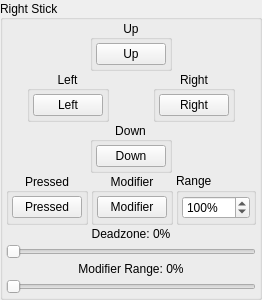
            <widget class="QGroupBox" name="RStick">
             <property name="sizePolicy">
              <sizepolicy hsizetype="Fixed" vsizetype="Fixed">
               <horstretch>0</horstretch>
               <verstretch>0</verstretch>
              </sizepolicy>
             </property>
             <property name="title">
              <string>Right Stick</string>
             </property>
             <property name="alignment">
              <set>Qt::AlignLeading|Qt::AlignLeft|Qt::AlignVCenter</set>
             </property>
             <property name="flat">
              <bool>false</bool>
             </property>
             <property name="checkable">
              <bool>false</bool>
             </property>
             <layout class="QVBoxLayout" name="verticalLayout_2">
              <property name="spacing">
               <number>0</number>
              </property>
              <property name="leftMargin">
               <number>3</number>
              </property>
              <property name="topMargin">
               <number>0</number>
              </property>
              <property name="rightMargin">
               <number>3</number>
              </property>
              <property name="bottomMargin">
               <number>0</number>
              </property>
              <item>
               <widget class="QWidget" name="buttonRStickUpWidget" native="true">
                <property name="minimumSize">
                 <size>
                  <width>0</width>
                  <height>0</height>
                 </size>
                </property>
                <layout class="QHBoxLayout" name="horizontalLayout_9">
                 <property name="spacing">
                  <number>0</number>
                 </property>
                 <property name="leftMargin">
                  <number>0</number>
                 </property>
                 <property name="topMargin">
                  <number>0</number>
                 </property>
                 <property name="rightMargin">
                  <number>0</number>
                 </property>
                 <property name="bottomMargin">
                  <number>0</number>
                 </property>
                 <item>
                  <spacer name="horizontalSpacerRStickUpLeft">
                   <property name="orientation">
                    <enum>Qt::Horizontal</enum>
                   </property>
                   <property name="sizeHint" stdset="0">
                    <size>
                     <width>20</width>
                     <height>20</height>
                    </size>
                   </property>
                  </spacer>
                 </item>
                 <item alignment="Qt::AlignHCenter">
                  <widget class="QGroupBox" name="buttonRStickUpGroup">
                   <property name="title">
                    <string>Up</string>
                   </property>
                   <property name="alignment">
                    <set>Qt::AlignCenter</set>
                   </property>
                   <layout class="QVBoxLayout" name="buttonRStickUpVerticalLayout">
                    <property name="spacing">
                     <number>3</number>
                    </property>
                    <property name="leftMargin">
                     <number>3</number>
                    </property>
                    <property name="topMargin">
                     <number>3</number>
                    </property>
                    <property name="rightMargin">
                     <number>3</number>
                    </property>
                    <property name="bottomMargin">
                     <number>3</number>
                    </property>
                    <item>
                     <widget class="QPushButton" name="buttonRStickUp">
                      <property name="minimumSize">
                       <size>
                        <width>68</width>
                        <height>0</height>
                       </size>
                      </property>
                      <property name="maximumSize">
                       <size>
                        <width>68</width>
                        <height>16777215</height>
                       </size>
                      </property>
                      <property name="styleSheet">
                       <string notr="true">min-width: 68px;</string>
                      </property>
                      <property name="text">
                       <string>Up</string>
                      </property>
                     </widget>
                    </item>
                   </layout>
                  </widget>
                 </item>
                 <item>
                  <spacer name="horizontalSpacerRStickUpRight">
                   <property name="orientation">
                    <enum>Qt::Horizontal</enum>
                   </property>
                   <property name="sizeHint" stdset="0">
                    <size>
                     <width>20</width>
                     <height>20</height>
                    </size>
                   </property>
                  </spacer>
                 </item>
                </layout>
               </widget>
              </item>
              <item>
               <layout class="QHBoxLayout" name="buttonRStickLeftRightHorizontalLayout">
                <property name="spacing">
                 <number>3</number>
                </property>
                <item alignment="Qt::AlignHCenter">
                 <widget class="QGroupBox" name="buttonRStickLeftGroup">
                  <property name="title">
                   <string>Left</string>
                  </property>
                  <property name="alignment">
                   <set>Qt::AlignCenter</set>
                  </property>
                  <layout class="QVBoxLayout" name="buttonRStickLeftVerticalLayout">
                   <property name="spacing">
                    <number>3</number>
                   </property>
                   <property name="leftMargin">
                    <number>3</number>
                   </property>
                   <property name="topMargin">
                    <number>3</number>
                   </property>
                   <property name="rightMargin">
                    <number>3</number>
                   </property>
                   <property name="bottomMargin">
                    <number>3</number>
                   </property>
                   <item>
                    <widget class="QPushButton" name="buttonRStickLeft">
                     <property name="minimumSize">
                      <size>
                       <width>68</width>
                       <height>0</height>
                      </size>
                     </property>
                     <property name="maximumSize">
                      <size>
                       <width>68</width>
                       <height>16777215</height>
                      </size>
                     </property>
                     <property name="styleSheet">
                      <string notr="true">min-width: 68px;</string>
                     </property>
                     <property name="text">
                      <string>Left</string>
                     </property>
                    </widget>
                   </item>
                  </layout>
                 </widget>
                </item>
                <item alignment="Qt::AlignHCenter">
                 <widget class="QGroupBox" name="buttonRStickRightGroup">
                  <property name="title">
                   <string>Right</string>
                  </property>
                  <property name="alignment">
                   <set>Qt::AlignCenter</set>
                  </property>
                  <layout class="QVBoxLayout" name="buttonRStickRightVerticalLayout">
                   <property name="spacing">
                    <number>3</number>
                   </property>
                   <property name="leftMargin">
                    <number>3</number>
                   </property>
                   <property name="topMargin">
                    <number>3</number>
                   </property>
                   <property name="rightMargin">
                    <number>3</number>
                   </property>
                   <property name="bottomMargin">
                    <number>3</number>
                   </property>
                   <item>
                    <widget class="QPushButton" name="buttonRStickRight">
                     <property name="minimumSize">
                      <size>
                       <width>68</width>
                       <height>0</height>
                      </size>
                     </property>
                     <property name="maximumSize">
                      <size>
                       <width>68</width>
                       <height>16777215</height>
                      </size>
                     </property>
                     <property name="styleSheet">
                      <string notr="true">min-width: 68px;</string>
                     </property>
                     <property name="text">
                      <string>Right</string>
                     </property>
                    </widget>
                   </item>
                  </layout>
                 </widget>
                </item>
               </layout>
              </item>
              <item>
               <widget class="QWidget" name="buttonRStickDownWidget" native="true">
                <layout class="QHBoxLayout" name="horizontalLayout_11">
                 <property name="spacing">
                  <number>0</number>
                 </property>
                 <property name="leftMargin">
                  <number>0</number>
                 </property>
                 <property name="topMargin">
                  <number>0</number>
                 </property>
                 <property name="rightMargin">
                  <number>0</number>
                 </property>
                 <property name="bottomMargin">
                  <number>0</number>
                 </property>
                 <item>
                  <spacer name="horizontalSpacerRStickDownLeft">
                   <property name="orientation">
                    <enum>Qt::Horizontal</enum>
                   </property>
                   <property name="sizeHint" stdset="0">
                    <size>
                     <width>20</width>
                     <height>20</height>
                    </size>
                   </property>
                  </spacer>
                 </item>
                 <item>
                  <widget class="QGroupBox" name="buttonRStickDownGroup">
                   <property name="title">
                    <string>Down</string>
                   </property>
                   <property name="alignment">
                    <set>Qt::AlignCenter</set>
                   </property>
                   <layout class="QVBoxLayout" name="buttonRStickDownVerticalLayout">
                    <property name="spacing">
                     <number>3</number>
                    </property>
                    <property name="leftMargin">
                     <number>3</number>
                    </property>
                    <property name="topMargin">
                     <number>3</number>
                    </property>
                    <property name="rightMargin">
                     <number>3</number>
                    </property>
                    <property name="bottomMargin">
                     <number>3</number>
                    </property>
                    <item>
                     <widget class="QPushButton" name="buttonRStickDown">
                      <property name="minimumSize">
                       <size>
                        <width>68</width>
                        <height>0</height>
                       </size>
                      </property>
                      <property name="maximumSize">
                       <size>
                        <width>68</width>
                        <height>16777215</height>
                       </size>
                      </property>
                      <property name="styleSheet">
                       <string notr="true">min-width: 68px;</string>
                      </property>
                      <property name="text">
                       <string>Down</string>
                      </property>
                     </widget>
                    </item>
                   </layout>
                  </widget>
                 </item>
                 <item>
                  <spacer name="horizontalSpacerRStickDownRight">
                   <property name="orientation">
                    <enum>Qt::Horizontal</enum>
                   </property>
                   <property name="sizeHint" stdset="0">
                    <size>
                     <width>20</width>
                     <height>20</height>
                    </size>
                   </property>
                  </spacer>
                 </item>
                </layout>
               </widget>
              </item>
              <item>
               <layout class="QHBoxLayout" name="buttonRStickPressedModifierHorizontalLayout">
                <property name="spacing">
                 <number>3</number>
                </property>
                <item alignment="Qt::AlignHCenter">
                 <widget class="QGroupBox" name="groupRStickPressed">
                  <property name="title">
                   <string>Pressed</string>
                  </property>
                  <property name="alignment">
                   <set>Qt::AlignCenter</set>
                  </property>
                  <layout class="QVBoxLayout" name="buttonRStickPressedVerticalLayout">
                   <property name="spacing">
                    <number>3</number>
                   </property>
                   <property name="leftMargin">
                    <number>3</number>
                   </property>
                   <property name="topMargin">
                    <number>3</number>
                   </property>
                   <property name="rightMargin">
                    <number>3</number>
                   </property>
                   <property name="bottomMargin">
                    <number>3</number>
                   </property>
                   <item>
                    <widget class="QPushButton" name="buttonRStick">
                     <property name="minimumSize">
                      <size>
                       <width>68</width>
                       <height>0</height>
                      </size>
                     </property>
                     <property name="maximumSize">
                      <size>
                       <width>68</width>
                       <height>16777215</height>
                      </size>
                     </property>
                     <property name="styleSheet">
                      <string notr="true">min-width: 68px;</string>
                     </property>
                     <property name="text">
                      <string>Pressed</string>
                     </property>
                    </widget>
                   </item>
                  </layout>
                 </widget>
                </item>
                <item alignment="Qt::AlignHCenter">
                 <widget class="QGroupBox" name="buttonRStickModGroup">
                  <property name="title">
                   <string>Modifier</string>
                  </property>
                  <property name="alignment">
                   <set>Qt::AlignCenter</set>
                  </property>
                  <layout class="QVBoxLayout" name="buttonRStickModVerticalLayout">
                   <property name="spacing">
                    <number>3</number>
                   </property>
                   <property name="leftMargin">
                    <number>3</number>
                   </property>
                   <property name="topMargin">
                    <number>3</number>
                   </property>
                   <property name="rightMargin">
                    <number>3</number>
                   </property>
                   <property name="bottomMargin">
                    <number>3</number>
                   </property>
                   <item>
                    <widget class="QPushButton" name="buttonRStickMod">
                     <property name="minimumSize">
                      <size>
                       <width>68</width>
                       <height>0</height>
                      </size>
                     </property>
                     <property name="maximumSize">
                      <size>
                       <width>68</width>
                       <height>16777215</height>
                      </size>
                     </property>
                     <property name="styleSheet">
                      <string notr="true">min-width: 68px;</string>
                     </property>
                     <property name="text">
                      <string>Modifier</string>
                     </property>
                    </widget>
                   </item>
                  </layout>
                 </widget>
                </item>
                <item>
                 <widget class="QGroupBox" name="buttonRStickRangeGroup">
                  <property name="title">
                   <string>Range</string>
                  </property>
                  <layout class="QHBoxLayout" name="buttonRStickRangeGroupHorizontalLayout">
                   <property name="spacing">
                    <number>3</number>
                   </property>
                   <property name="leftMargin">
                    <number>3</number>
                   </property>
                   <property name="topMargin">
                    <number>3</number>
                   </property>
                   <property name="rightMargin">
                    <number>3</number>
                   </property>
                   <property name="bottomMargin">
                    <number>3</number>
                   </property>
                   <item>
                    <widget class="QSpinBox" name="spinboxRStickRange">
                     <property name="minimumSize">
                      <size>
                       <width>68</width>
                       <height>21</height>
                      </size>
                     </property>
                     <property name="maximumSize">
                      <size>
                       <width>68</width>
                       <height>16777215</height>
                      </size>
                     </property>
                     <property name="suffix">
                      <string>%</string>
                     </property>
                     <property name="minimum">
                      <number>50</number>
                     </property>
                     <property name="maximum">
                      <number>150</number>
                     </property>
                     <property name="value">
                      <number>100</number>
                     </property>
                    </widget>
                   </item>
                  </layout>
                 </widget>
                </item>
               </layout>
              </item>
              <item>
               <layout class="QVBoxLayout" name="sliderRStickDeadzoneModifierRangeVerticalLayout">
                <property name="spacing">
                 <number>3</number>
                </property>
                <property name="leftMargin">
                 <number>0</number>
                </property>
                <property name="topMargin">
                 <number>2</number>
                </property>
                <property name="rightMargin">
                 <number>0</number>
                </property>
                <property name="bottomMargin">
                 <number>3</number>
                </property>
                <item>
                 <layout class="QHBoxLayout" name="sliderRStickDeadzoneHorizontalLayout">
                  <item>
                   <widget class="QLabel" name="labelRStickDeadzone">
                    <property name="text">
                     <string>Deadzone: 0%</string>
                    </property>
                    <property name="alignment">
                     <set>Qt::AlignHCenter</set>
                    </property>
                   </widget>
                  </item>
                 </layout>
                </item>
                <item>
                 <widget class="QSlider" name="sliderRStickDeadzone">
                  <property name="maximum">
                   <number>100</number>
                  </property>
                  <property name="orientation">
                   <enum>Qt::Horizontal</enum>
                  </property>
                 </widget>
                </item>
                <item>
                 <layout class="QHBoxLayout" name="sliderRStickModifierRangeHorizontalLayout">
                  <item>
                   <widget class="QLabel" name="labelRStickModifierRange">
                    <property name="text">
                     <string>Modifier Range: 0%</string>
                    </property>
                    <property name="alignment">
                     <set>Qt::AlignHCenter</set>
                    </property>
                   </widget>
                  </item>
                 </layout>
                </item>
                <item>
                 <widget class="QSlider" name="sliderRStickModifierRange">
                  <property name="maximum">
                   <number>100</number>
                  </property>
                  <property name="orientation">
                   <enum>Qt::Horizontal</enum>
                  </property>
                 </widget>
                </item>
               </layout>
              </item>
             </layout>
            </widget>
